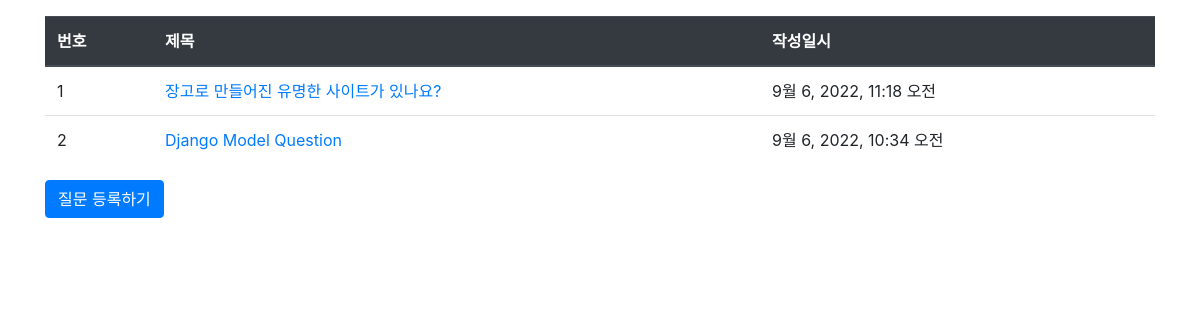
Page /pybo/ on the earlier database version.
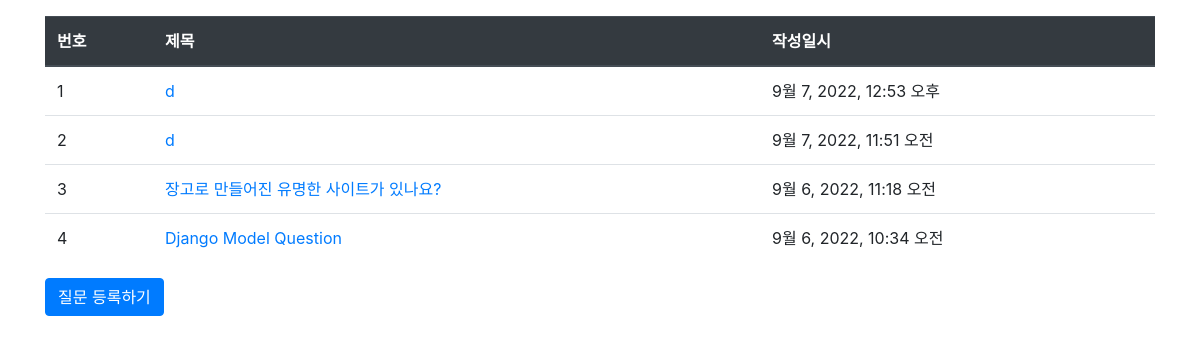
Same page on the later database version.
### pybo/models.py (models this page shows, shortened)
class Question(models.Model):
    subject = models.CharField(max_length=200)
    content = models.TextField()
    create_date = models.DateTimeField()

### pybo/views.py (the view)
# urls.py: path('', views.index, name='index'),
def index(request):
    question_list = Question.objects.order_by('-create_date')
    context = {'question_list': question_list}
    return render(request, 'pybo/question_list.html', context)

### templates/pybo/question_list.html
{% extends 'base.html' %}
{% block content %}
<div class="container my-3">
    <table class="table">
        <thead>
        <tr class="thead-dark">
            <th>번호</th>
            <th>제목</th>
            <th>작성일시</th>
        </tr>
        </thead>
        <tbody>
        {% if question_list %}
        {% for question in question_list %}
        <tr>
            <td>{{ forloop.counter }}</td>
            <td>
                <a href="{% url 'pybo:detail' question.id %}">{{ question.subject }}</a>
            </td>
            <td>{{ question.create_date }}</td>
        </tr>
        {% endfor %}
        {% else %}
        <tr>
            <td colspan="3">질문이 없습니다.</td>
        </tr>
        {% endif %}
        </tbody>
    </table>
    <a href="{% url 'pybo:question_create' %}" class="btn btn-primary">질문 등록하기</a>
</div>
{% endblock %}

### templates/base.html (shortened to what this page needs)
{% load static %}
<!doctype html>
<html lang="ko">
<head>
    <link rel="stylesheet" type="text/css" href="{% static 'bootstrap.min.css' %}">
    <link rel="stylesheet" type="text/css" href="{% static 'style.css' %}">
</head>
<body>
{% block content %}
{% endblock %}
</body>
</html>

Differences in the rows shown:
added Question: subject "d", create_date "9월 7, 2022, 12:53 오후"
added Question: subject "d", create_date "9월 7, 2022, 11:51 오전"
